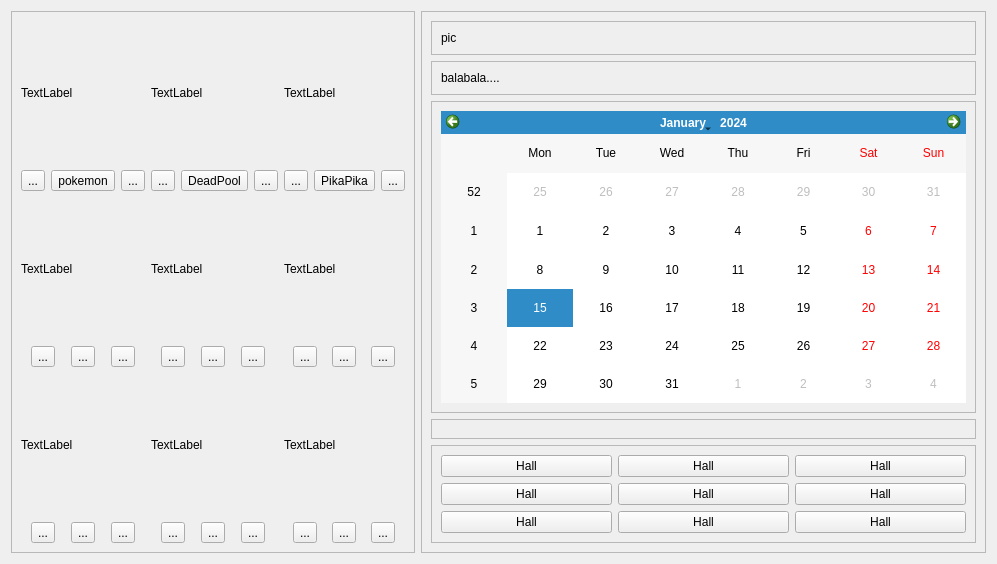
<?xml version="1.0" encoding="UTF-8"?>
<ui version="4.0">
 <class>Form</class>
 <widget class="QWidget" name="Form">
  <property name="geometry">
   <rect>
    <x>0</x>
    <y>0</y>
    <width>997</width>
    <height>564</height>
   </rect>
  </property>
  <property name="windowTitle">
   <string>Form</string>
  </property>
  <layout class="QHBoxLayout" name="horizontalLayout">
   <item>
    <layout class="QVBoxLayout" name="verticalLayout">
     <item>
      <widget class="QFrame" name="MovieInfoLeft">
       <property name="frameShape">
        <enum>QFrame::StyledPanel</enum>
       </property>
       <property name="frameShadow">
        <enum>QFrame::Raised</enum>
       </property>
       <layout class="QGridLayout" name="gridLayout">
        <item row="0" column="0">
         <widget class="QLabel" name="label1">
          <property name="text">
           <string>TextLabel</string>
          </property>
         </widget>
        </item>
        <item row="5" column="1">
         <layout class="QHBoxLayout" name="horizontalLayout_29">
          <item>
           <widget class="QToolButton" name="toolButton81">
            <property name="text">
             <string>...</string>
            </property>
           </widget>
          </item>
          <item>
           <widget class="QToolButton" name="ButtonName8">
            <property name="text">
             <string>...</string>
            </property>
           </widget>
          </item>
          <item>
           <widget class="QToolButton" name="toolButton82">
            <property name="text">
             <string>...</string>
            </property>
           </widget>
          </item>
         </layout>
        </item>
        <item row="3" column="2">
         <layout class="QHBoxLayout" name="horizontalLayout_27">
          <item>
           <widget class="QToolButton" name="toolButton61">
            <property name="text">
             <string>...</string>
            </property>
           </widget>
          </item>
          <item>
           <widget class="QToolButton" name="ButtonName6">
            <property name="text">
             <string>...</string>
            </property>
           </widget>
          </item>
          <item>
           <widget class="QToolButton" name="toolButton62">
            <property name="text">
             <string>...</string>
            </property>
           </widget>
          </item>
         </layout>
        </item>
        <item row="2" column="1">
         <widget class="QLabel" name="label5">
          <property name="text">
           <string>TextLabel</string>
          </property>
         </widget>
        </item>
        <item row="3" column="1">
         <layout class="QHBoxLayout" name="horizontalLayout_26">
          <item>
           <widget class="QToolButton" name="toolButton51">
            <property name="text">
             <string>...</string>
            </property>
           </widget>
          </item>
          <item>
           <widget class="QToolButton" name="ButtonName5">
            <property name="text">
             <string>...</string>
            </property>
           </widget>
          </item>
          <item>
           <widget class="QToolButton" name="toolButton52">
            <property name="text">
             <string>...</string>
            </property>
           </widget>
          </item>
         </layout>
        </item>
        <item row="3" column="0">
         <layout class="QHBoxLayout" name="horizontalLayout_23">
          <item>
           <widget class="QToolButton" name="toolButton41">
            <property name="text">
             <string>...</string>
            </property>
           </widget>
          </item>
          <item>
           <widget class="QToolButton" name="ButtonName4">
            <property name="text">
             <string>...</string>
            </property>
           </widget>
          </item>
          <item>
           <widget class="QToolButton" name="toolButton42">
            <property name="text">
             <string>...</string>
            </property>
           </widget>
          </item>
         </layout>
        </item>
        <item row="5" column="2">
         <layout class="QHBoxLayout" name="horizontalLayout_30">
          <item>
           <widget class="QToolButton" name="toolButton91">
            <property name="text">
             <string>...</string>
            </property>
           </widget>
          </item>
          <item>
           <widget class="QToolButton" name="ButtonName9">
            <property name="text">
             <string>...</string>
            </property>
           </widget>
          </item>
          <item>
           <widget class="QToolButton" name="toolButton92">
            <property name="text">
             <string>...</string>
            </property>
           </widget>
          </item>
         </layout>
        </item>
        <item row="1" column="1">
         <layout class="QHBoxLayout" name="horizontalLayout_24">
          <item>
           <widget class="QToolButton" name="toolButton21">
            <property name="text">
             <string>...</string>
            </property>
           </widget>
          </item>
          <item>
           <widget class="QToolButton" name="ButtonName2">
            <property name="text">
             <string>DeadPool</string>
            </property>
           </widget>
          </item>
          <item>
           <widget class="QToolButton" name="toolButton22">
            <property name="text">
             <string>...</string>
            </property>
           </widget>
          </item>
         </layout>
        </item>
        <item row="1" column="2">
         <layout class="QHBoxLayout" name="horizontalLayout_25">
          <item>
           <widget class="QToolButton" name="toolButton31">
            <property name="text">
             <string>...</string>
            </property>
           </widget>
          </item>
          <item>
           <widget class="QToolButton" name="ButtonName3">
            <property name="text">
             <string>PikaPika</string>
            </property>
           </widget>
          </item>
          <item>
           <widget class="QToolButton" name="toolButton32">
            <property name="text">
             <string>...</string>
            </property>
           </widget>
          </item>
         </layout>
        </item>
        <item row="1" column="0">
         <layout class="QHBoxLayout" name="horizontalLayout_11">
          <item>
           <widget class="QToolButton" name="toolButton11">
            <property name="text">
             <string>...</string>
            </property>
           </widget>
          </item>
          <item>
           <widget class="QToolButton" name="ButtonName1">
            <property name="text">
             <string>pokemon</string>
            </property>
           </widget>
          </item>
          <item>
           <widget class="QToolButton" name="toolButton12">
            <property name="text">
             <string>...</string>
            </property>
           </widget>
          </item>
         </layout>
        </item>
        <item row="0" column="1">
         <widget class="QLabel" name="label2">
          <property name="text">
           <string>TextLabel</string>
          </property>
         </widget>
        </item>
        <item row="5" column="0">
         <layout class="QHBoxLayout" name="horizontalLayout_28">
          <item>
           <widget class="QToolButton" name="toolButton71">
            <property name="text">
             <string>...</string>
            </property>
           </widget>
          </item>
          <item>
           <widget class="QToolButton" name="ButtonName7">
            <property name="text">
             <string>...</string>
            </property>
           </widget>
          </item>
          <item>
           <widget class="QToolButton" name="toolButton72">
            <property name="text">
             <string>...</string>
            </property>
           </widget>
          </item>
         </layout>
        </item>
        <item row="0" column="2">
         <widget class="QLabel" name="label3">
          <property name="text">
           <string>TextLabel</string>
          </property>
         </widget>
        </item>
        <item row="2" column="0">
         <widget class="QLabel" name="label4">
          <property name="text">
           <string>TextLabel</string>
          </property>
         </widget>
        </item>
        <item row="2" column="2">
         <widget class="QLabel" name="label6">
          <property name="text">
           <string>TextLabel</string>
          </property>
         </widget>
        </item>
        <item row="4" column="2">
         <widget class="QLabel" name="label9">
          <property name="text">
           <string>TextLabel</string>
          </property>
         </widget>
        </item>
        <item row="4" column="1">
         <widget class="QLabel" name="label8">
          <property name="text">
           <string>TextLabel</string>
          </property>
         </widget>
        </item>
        <item row="4" column="0">
         <widget class="QLabel" name="label7">
          <property name="text">
           <string>TextLabel</string>
          </property>
         </widget>
        </item>
       </layout>
      </widget>
     </item>
    </layout>
   </item>
   <item>
    <widget class="QFrame" name="MovieInfoRight">
     <property name="frameShape">
      <enum>QFrame::StyledPanel</enum>
     </property>
     <property name="frameShadow">
      <enum>QFrame::Raised</enum>
     </property>
     <layout class="QVBoxLayout" name="verticalLayout_2">
      <item>
       <widget class="QFrame" name="PictureFrame">
        <property name="frameShape">
         <enum>QFrame::StyledPanel</enum>
        </property>
        <property name="frameShadow">
         <enum>QFrame::Raised</enum>
        </property>
        <layout class="QVBoxLayout" name="verticalLayout_3">
         <item>
          <widget class="QLabel" name="Picture">
           <property name="text">
            <string>pic</string>
           </property>
          </widget>
         </item>
        </layout>
       </widget>
      </item>
      <item>
       <widget class="QFrame" name="IntroduceFrame">
        <property name="frameShape">
         <enum>QFrame::StyledPanel</enum>
        </property>
        <property name="frameShadow">
         <enum>QFrame::Raised</enum>
        </property>
        <layout class="QVBoxLayout" name="verticalLayout_4">
         <item>
          <widget class="QLabel" name="Introduce">
           <property name="text">
            <string>balabala....</string>
           </property>
          </widget>
         </item>
        </layout>
       </widget>
      </item>
      <item>
       <widget class="QFrame" name="CalFrame">
        <property name="frameShape">
         <enum>QFrame::StyledPanel</enum>
        </property>
        <property name="frameShadow">
         <enum>QFrame::Raised</enum>
        </property>
        <layout class="QHBoxLayout" name="horizontalLayout_2">
         <item>
          <widget class="QCalendarWidget" name="calendarWidget"/>
         </item>
        </layout>
       </widget>
      </item>
      <item>
       <widget class="QFrame" name="timeFrame">
        <property name="frameShape">
         <enum>QFrame::StyledPanel</enum>
        </property>
        <property name="frameShadow">
         <enum>QFrame::Raised</enum>
        </property>
        <layout class="QGridLayout" name="gridLayout_5"/>
       </widget>
      </item>
      <item>
       <widget class="QFrame" name="hallChoiceFrame">
        <property name="frameShape">
         <enum>QFrame::StyledPanel</enum>
        </property>
        <property name="frameShadow">
         <enum>QFrame::Raised</enum>
        </property>
        <layout class="QGridLayout" name="gridLayout_4">
         <item row="2" column="0">
          <widget class="QPushButton" name="hall4">
           <property name="text">
            <string>Hall</string>
           </property>
          </widget>
         </item>
         <item row="3" column="1">
          <widget class="QPushButton" name="hall8">
           <property name="text">
            <string>Hall</string>
           </property>
          </widget>
         </item>
         <item row="2" column="2">
          <widget class="QPushButton" name="hall6">
           <property name="text">
            <string>Hall</string>
           </property>
          </widget>
         </item>
         <item row="1" column="1">
          <widget class="QPushButton" name="hall2">
           <property name="text">
            <string>Hall</string>
           </property>
          </widget>
         </item>
         <item row="3" column="2">
          <widget class="QPushButton" name="hall9">
           <property name="text">
            <string>Hall</string>
           </property>
          </widget>
         </item>
         <item row="2" column="1">
          <widget class="QPushButton" name="hall5">
           <property name="text">
            <string>Hall</string>
           </property>
          </widget>
         </item>
         <item row="3" column="0">
          <widget class="QPushButton" name="hall7">
           <property name="text">
            <string>Hall</string>
           </property>
          </widget>
         </item>
         <item row="1" column="0">
          <widget class="QPushButton" name="hall1">
           <property name="text">
            <string>Hall</string>
           </property>
          </widget>
         </item>
         <item row="1" column="2">
          <widget class="QPushButton" name="hall3">
           <property name="text">
            <string>Hall</string>
           </property>
          </widget>
         </item>
        </layout>
       </widget>
      </item>
     </layout>
    </widget>
   </item>
  </layout>
 </widget>
 <resources/>
 <connections/>
</ui>
